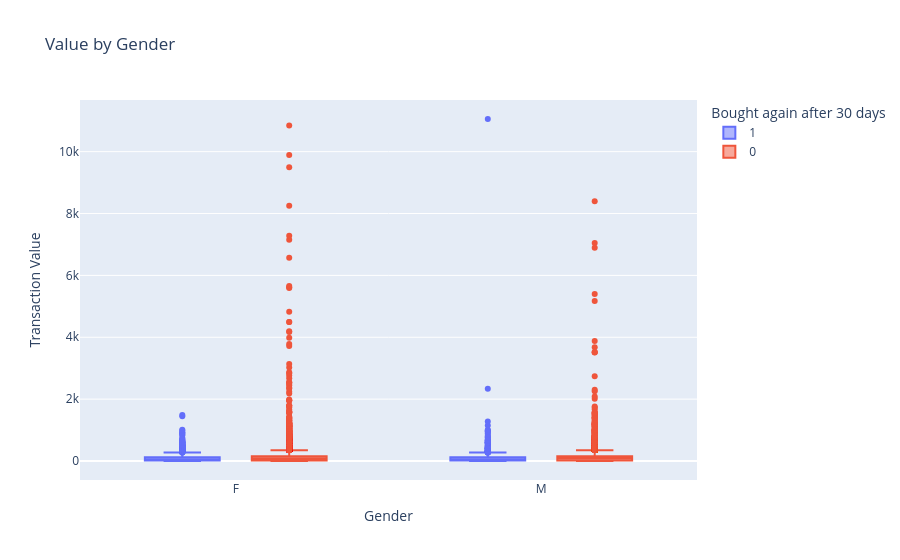

Write notebook code for a chart like this one.
### Markdown cell above
We see that there quite a bit outliers with transaction values. while transactions that have done later on has lower count and generaly smaller outlier count.

### Code cell
value_gender = px.box(main_data,x="Gender", y="Transaction_Value"
                      ,color="next_purchase_after_30d", title="Value by Gender",
                       labels={"Transaction_Value":"Transaction Value","next_purchase_after_30d":"Bought again after 30 days"})
value_gender.show()

### Figure 1 — Plotly figure (JSON) as saved in the notebook; plotly's stock layout.template omitted (floating-point values rounded to 4 significant figures; data arrays with more than 128 entries replaced by an {"elided": "..."} marker saying what was removed)
{"data": [{"alignmentgroup": "True", "hovertemplate": "Bought again after 30 days=1<br>Gender=%{x}<br>Transaction Value=%{y}<extra></extra>", "legendgroup": "1", "marker": {"color": "#636efa"}, "name": "1", "notched": false, "offsetgroup": "1", "orientation": "v", "showlegend": true, "type": "box", "x": {"elided": "2365 str values"}, "x0": " ", "xaxis": "x", "y": {"elided": "2365 float values"}, "y0": " ", "yaxis": "y"}, {"alignmentgroup": "True", "hovertemplate": "Bought again after 30 days=0<br>Gender=%{x}<br>Transaction Value=%{y}<extra></extra>", "legendgroup": "0", "marker": {"color": "#EF553B"}, "name": "0", "notched": false, "offsetgroup": "0", "orientation": "v", "showlegend": true, "type": "box", "x": {"elided": "34417 str values"}, "x0": " ", "xaxis": "x", "y": {"elided": "34417 float values"}, "y0": " ", "yaxis": "y"}], "layout": {"boxmode": "group", "legend": {"title": {"text": "Bought again after 30 days"}, "tracegroupgap": 0}, "title": {"text": "Value by Gender"}, "xaxis": {"anchor": "y", "domain": [0, 1], "title": {"text": "Gender"}}, "yaxis": {"anchor": "x", "domain": [0, 1], "title": {"text": "Transaction Value"}}}}
